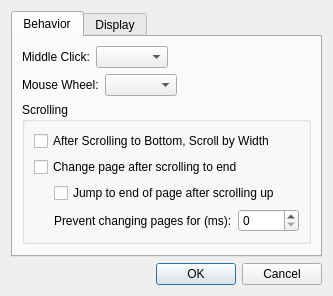
<?xml version="1.0" encoding="UTF-8"?>
<ui version="4.0">
 <class>Settings_Dialog</class>
 <widget class="QDialog" name="Settings_Dialog">
  <property name="geometry">
   <rect>
    <x>0</x>
    <y>0</y>
    <width>309</width>
    <height>280</height>
   </rect>
  </property>
  <property name="windowTitle">
   <string>Settings</string>
  </property>
  <layout class="QVBoxLayout" name="verticalLayout">
   <item>
    <widget class="QTabWidget" name="tabWidget">
     <property name="currentIndex">
      <number>0</number>
     </property>
     <widget class="QWidget" name="tab">
      <attribute name="title">
       <string>Behavior</string>
      </attribute>
      <layout class="QVBoxLayout" name="verticalLayout_2">
       <item>
        <layout class="QHBoxLayout" name="horizontalLayout">
         <item>
          <widget class="QLabel" name="label">
           <property name="text">
            <string>Middle Click:</string>
           </property>
          </widget>
         </item>
         <item>
          <widget class="QComboBox" name="ddMiddleClick"/>
         </item>
         <item>
          <spacer name="horizontalSpacer_3">
           <property name="orientation">
            <enum>Qt::Horizontal</enum>
           </property>
           <property name="sizeHint" stdset="0">
            <size>
             <width>40</width>
             <height>20</height>
            </size>
           </property>
          </spacer>
         </item>
        </layout>
       </item>
       <item>
        <layout class="QHBoxLayout" name="horizontalLayout_2">
         <item>
          <widget class="QLabel" name="label_2">
           <property name="text">
            <string>Mouse Wheel:</string>
           </property>
          </widget>
         </item>
         <item>
          <widget class="QComboBox" name="ddWheel"/>
         </item>
         <item>
          <spacer name="horizontalSpacer_4">
           <property name="orientation">
            <enum>Qt::Horizontal</enum>
           </property>
           <property name="sizeHint" stdset="0">
            <size>
             <width>40</width>
             <height>20</height>
            </size>
           </property>
          </spacer>
         </item>
        </layout>
       </item>
       <item>
        <widget class="QGroupBox" name="groupBox">
         <property name="title">
          <string>Scrolling</string>
         </property>
         <layout class="QVBoxLayout" name="verticalLayout_5">
          <item>
           <widget class="QCheckBox" name="cbScrollByWidth">
            <property name="text">
             <string>After Scrolling to Bottom, Scroll by Width</string>
            </property>
           </widget>
          </item>
          <item>
           <widget class="QCheckBox" name="cbScrollChangesPage">
            <property name="text">
             <string>Change page after scrolling to end</string>
            </property>
           </widget>
          </item>
          <item>
           <layout class="QVBoxLayout" name="verticalLayout_4">
            <property name="leftMargin">
             <number>20</number>
            </property>
            <item>
             <widget class="QCheckBox" name="cbJumpToEnd">
              <property name="text">
               <string>Jump to end of page after scrolling up</string>
              </property>
             </widget>
            </item>
            <item>
             <layout class="QHBoxLayout" name="layoutWaitTime">
              <item>
               <widget class="QLabel" name="labelWaitTime">
                <property name="enabled">
                 <bool>true</bool>
                </property>
                <property name="text">
                 <string>Prevent changing pages for (ms):</string>
                </property>
               </widget>
              </item>
              <item>
               <widget class="QSpinBox" name="sbWaitTime">
                <property name="enabled">
                 <bool>true</bool>
                </property>
                <property name="minimum">
                 <number>0</number>
                </property>
                <property name="maximum">
                 <number>10000</number>
                </property>
                <property name="singleStep">
                 <number>100</number>
                </property>
               </widget>
              </item>
              <item>
               <spacer name="horizontalSpacer_2">
                <property name="orientation">
                 <enum>Qt::Horizontal</enum>
                </property>
                <property name="sizeHint" stdset="0">
                 <size>
                  <width>40</width>
                  <height>20</height>
                 </size>
                </property>
               </spacer>
              </item>
             </layout>
            </item>
           </layout>
          </item>
         </layout>
        </widget>
       </item>
       <item>
        <spacer name="verticalSpacer">
         <property name="orientation">
          <enum>Qt::Vertical</enum>
         </property>
         <property name="sizeHint" stdset="0">
          <size>
           <width>20</width>
           <height>1</height>
          </size>
         </property>
        </spacer>
       </item>
      </layout>
     </widget>
     <widget class="QWidget" name="tab_2">
      <attribute name="title">
       <string>Display</string>
      </attribute>
      <layout class="QVBoxLayout" name="verticalLayout_3">
       <item>
        <widget class="QCheckBox" name="cbHardwareAcceleration">
         <property name="text">
          <string>Enable Hardware Acceleration</string>
         </property>
        </widget>
       </item>
       <item>
        <widget class="QCheckBox" name="cbRTL">
         <property name="text">
          <string>Right to Left Mode</string>
         </property>
        </widget>
       </item>
       <item>
        <widget class="QCheckBox" name="checkBox_calculate_average_color">
         <property name="text">
          <string>Background color from image (average)</string>
         </property>
        </widget>
       </item>
       <item>
        <layout class="QHBoxLayout" name="horizontalLayout_4">
         <item>
          <widget class="QLabel" name="label_4">
           <property name="text">
            <string>Thumbnail size:</string>
           </property>
          </widget>
         </item>
         <item>
          <widget class="QSpinBox" name="sbThumbSize">
           <property name="minimum">
            <number>20</number>
           </property>
           <property name="maximum">
            <number>1000</number>
           </property>
           <property name="singleStep">
            <number>10</number>
           </property>
           <property name="value">
            <number>200</number>
           </property>
          </widget>
         </item>
         <item>
          <spacer name="horizontalSpacer">
           <property name="orientation">
            <enum>Qt::Horizontal</enum>
           </property>
           <property name="sizeHint" stdset="0">
            <size>
             <width>40</width>
             <height>20</height>
            </size>
           </property>
          </spacer>
         </item>
        </layout>
       </item>
       <item>
        <spacer name="verticalSpacer_2">
         <property name="orientation">
          <enum>Qt::Vertical</enum>
         </property>
         <property name="sizeHint" stdset="0">
          <size>
           <width>20</width>
           <height>40</height>
          </size>
         </property>
        </spacer>
       </item>
      </layout>
     </widget>
    </widget>
   </item>
   <item>
    <widget class="QDialogButtonBox" name="buttonBox">
     <property name="orientation">
      <enum>Qt::Horizontal</enum>
     </property>
     <property name="standardButtons">
      <set>QDialogButtonBox::Cancel|QDialogButtonBox::Ok</set>
     </property>
    </widget>
   </item>
  </layout>
 </widget>
 <resources/>
 <connections>
  <connection>
   <sender>buttonBox</sender>
   <signal>accepted()</signal>
   <receiver>Settings_Dialog</receiver>
   <slot>accept()</slot>
   <hints>
    <hint type="sourcelabel">
     <x>236</x>
     <y>235</y>
    </hint>
    <hint type="destinationlabel">
     <x>157</x>
     <y>274</y>
    </hint>
   </hints>
  </connection>
  <connection>
   <sender>buttonBox</sender>
   <signal>rejected()</signal>
   <receiver>Settings_Dialog</receiver>
   <slot>reject()</slot>
   <hints>
    <hint type="sourcelabel">
     <x>236</x>
     <y>235</y>
    </hint>
    <hint type="destinationlabel">
     <x>286</x>
     <y>274</y>
    </hint>
   </hints>
  </connection>
 </connections>
</ui>
